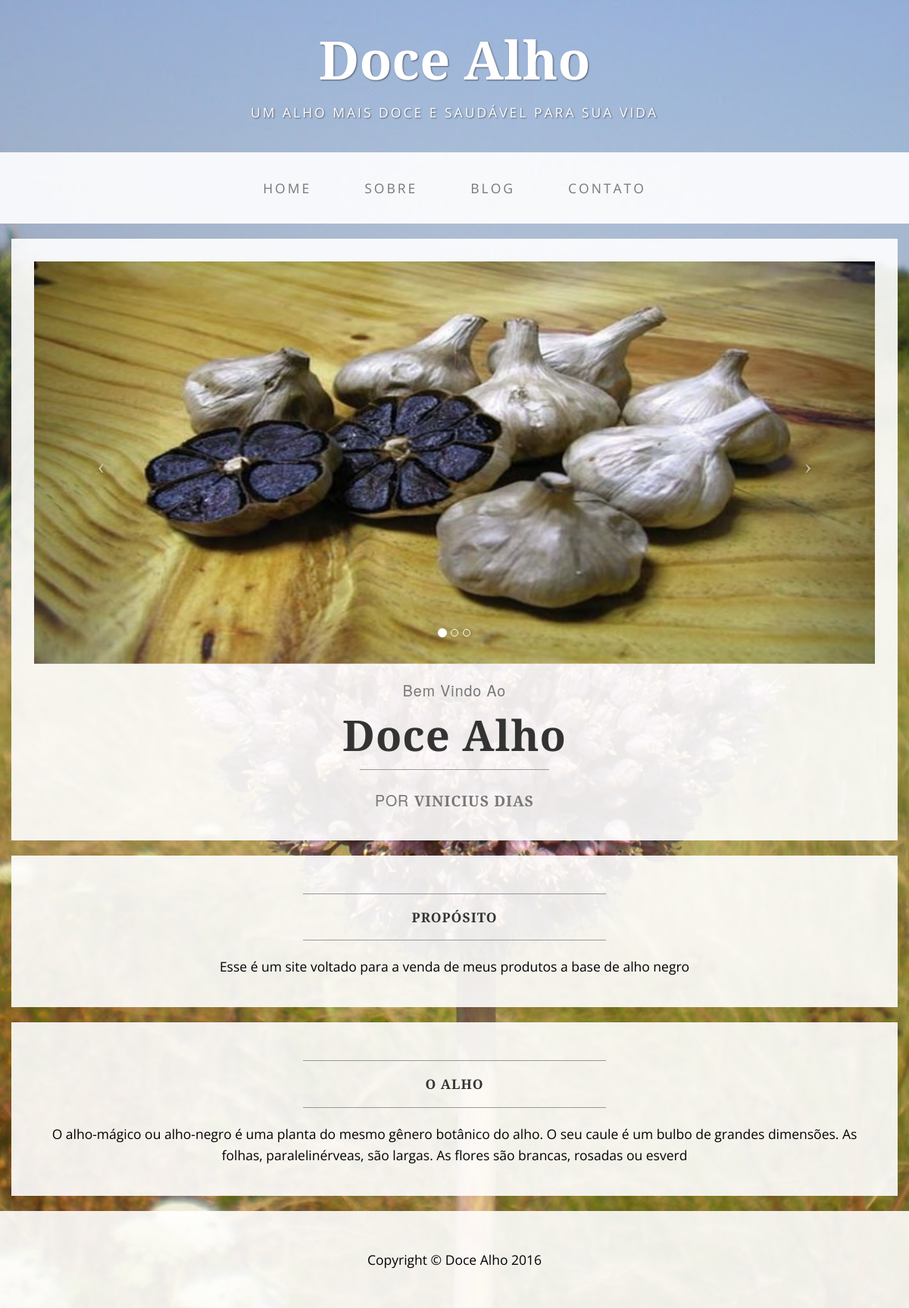
The page / on the database its author committed.
### core/models.py (models this page shows, shortened)
class Intro(models.Model):
    title = models.CharField(max_length=150)
    text = RichTextField()

### core/views.py (the view)
# urls.py: url(r'^$', views.IndexView.as_view(), name='index'),
class IndexView(generic.ListView):
    template_name = 'core/index.html'
    context_object_name = 'all_intros'
    def get_queryset(self):
        return Intro.objects.all()

### core/templates/core/index.html (shortened to what this page needs)
{% extends 'core/base.html' %}
{% load static %}
{% block content %}
        <div class="container">
        <div class="row">
            <div class="box">
                <div class="col-lg-12 text-center">
                    <div id="carousel-example-generic" class="carousel slide">
                        <ol class="carousel-indicators hidden-xs">
                            <li data-target="#carousel-example-generic" data-slide-to="0" class="active"></li>
                            <li data-target="#carousel-example-generic" data-slide-to="1"></li>
                            <li data-target="#carousel-example-generic" data-slide-to="2"></li>
                        </ol>
                        <div class="carousel-inner">
                            <div class="item active">
                                <img class="img-responsive img-full" src="{% static "core/images/slide/alho-negro.jpg" %}" alt="">
                            </div>
                        </div>
                        <a class="left carousel-control" href="#carousel-example-generic" data-slide="prev">
                            <span class="icon-prev"></span>
                        </a>
                        <a class="right carousel-control" href="#carousel-example-generic" data-slide="next">
                            <span class="icon-next"></span>
                        </a>
                    </div>
                    <h2 class="brand-before">
                        <small>Bem vindo ao</small>
                    </h2>
                    <h1 class="brand-name">Doce alho</h1>
                    <hr class="tagline-divider">
                    <h2>
                        <small>Por
                            <strong>Vinicius Dias</strong>
                        </small>
                    </h2>
                </div>
            </div>
        </div>
        {% for intro in all_intros %}
            <div class="row">
                <div class="box">
                    <div class="col-lg-12">
                        <hr>
                        <h2 class="intro-text text-center">
                            <strong>{{ intro.title }}</strong>
                        </h2>
                        <hr>
                        <p class="text-center">{{ intro.text }}</p>
                    </div>
                </div>
            </div>
        {% endfor %}
    </div>
{% endblock %}

### core/static/core/css/teste.css (style rules this page uses)
body { font-family: "Open Sans","Helvetica Neue",Helvetica,Arial,sans-serif; background: url('../images/background.JPG') no-repeat center center fixed; -webkit-background-size: cover; -moz-background-size: cover; background-size: cover; -o-background-size: cover; }
h1, h2, h3, h4, h5, h6 { text-transform: uppercase; font-family: "Josefin Slab","Helvetica Neue",Helvetica,Arial,sans-serif; font-weight: 700; letter-spacing: 1px; }
p { font-size: 1.25em; line-height: 1.6; color: #000; }
hr { max-width: 400px; border-color: #999999; }
.img-full { min-width: 100%; }
.brand-before, .brand-name { text-transform: capitalize; }
.brand-before { margin: 15px 0; }
.brand-name { margin: 0; font-size: 4em; }
.tagline-divider { margin: 15px auto 3px; max-width: 250px; border-color: #999999; }
.box { margin-bottom: 20px; padding: 30px 15px; background: #fff; background: rgba(255,255,255,0.9); }
.intro-text { text-transform: uppercase; font-size: 1.25em; font-weight: 400; letter-spacing: 1px; }
@media screen and (min-width:1200px) { .box:after { content: ''; display: table; clear: both; } }

### rows shown on the page
Intro: title "PROPÓSITO", text "Esse é um site voltado para a venda de meus produtos a base de alho negro"
Intro: title "O ALHO", text "O alho-mágico ou alho-negro é uma planta do mesmo gênero botânico do alho. O seu caule é um bulbo de grandes dimensões. As folhas, paralelinérveas, são largas. As flores são brancas, rosadas ou esverd"
